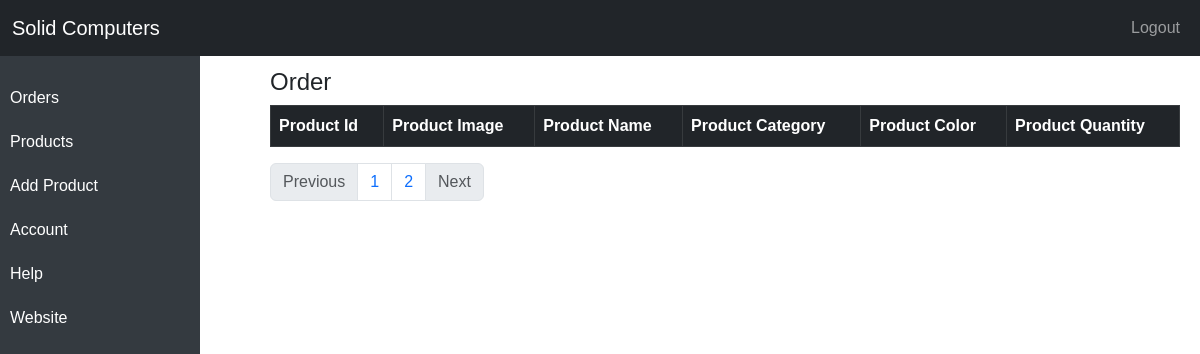
Page /admin/view_order.php?order_id=5 (signed in) on the earlier database version.
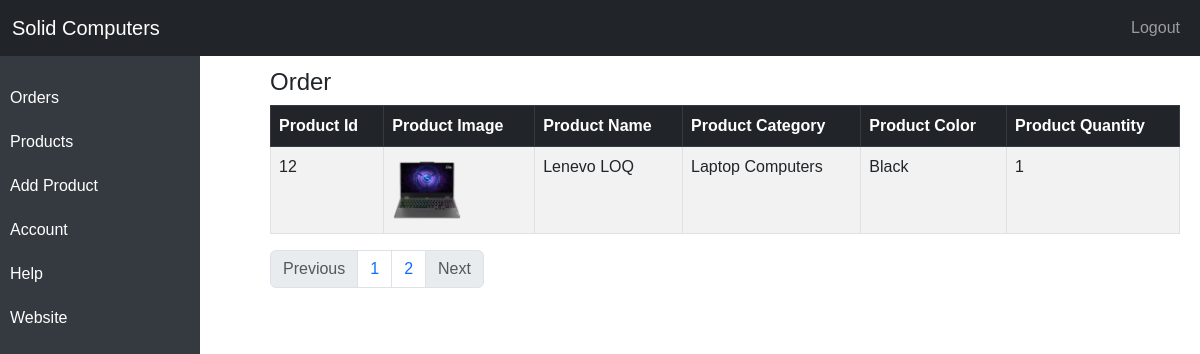
Same page on the later database version.
### tables this page shows
CREATE TABLE `order_items` (
  `item_id` int(11) NOT NULL,
  `order_id` int(11) NOT NULL,
  `product_id` int(11) NOT NULL,
  `product_quantity` int(11) NOT NULL
);

CREATE TABLE `products` (
  `product_id` int(11) NOT NULL,
  `product_name` varchar(100) NOT NULL,
  `product_category` varchar(100) NOT NULL,
  `product_description` text NOT NULL,
  `product_image` varchar(255) NOT NULL,
  `product_image2` varchar(255) NOT NULL,
  `product_image3` varchar(255) NOT NULL,
  `product_image4` varchar(255) NOT NULL,
  `product_price` decimal(10,2) DEFAULT NULL,
  `product_special_offer` double NOT NULL,
  `product_color` varchar(100) NOT NULL,
  `stock_quantity` int(11) NOT NULL
);

### admin/view_order.php (the view, shortened to what this page needs)
<?php
include('header.php');
if (isset($_GET['page_no']) && $_GET['page_no'] != "") {
    $page_no = $_GET['page_no'];
} else {
    $page_no = 1;
}
$stmt1 = $conn->prepare("SELECT COUNT(*) AS total_records FROM order_items");
$stmt1->execute();
$stmt1->bind_result($total_records);
$total_records_per_page = 8;
$offset = ($page_no - 1) * $total_records_per_page;
$total_no_of_pages = ceil($total_records / $total_records_per_page);
$stmt2 = $conn->prepare("SELECT
    p.product_id,
    p.product_image,
    p.product_name,
    p.product_category,
    p.product_color,
    oi.product_quantity
FROM
    products p
JOIN
    order_items oi ON p.product_id = oi.product_id
    WHERE oi.order_id = ?
    LIMIT $offset, $total_records_per_page");
$order_id = $_GET['order_id'];
$stmt2->bind_param("i", $order_id);
$stmt2->execute();
$orders = $stmt2->get_result();
?>
<div class="main-content">
    <h4 class="mt-5">Order</h4>
    <table class="table table-bordered table-striped">
        <thead class="table-dark">
            <tr>
                <th>Product Id</th>
                <th>Product Image</th>
                <th>Product Name</th>
                <th>Product Category</th>
                <th>Product Color</th>
                <th>Product Quantity</th>
            </tr>
        </thead>
        <tbody>
            <?php foreach ($orders as $order) { ?>
                <tr>
                    <td><?php echo $order['product_id'] ?></td>
                    <td><img src="../assets/imgs/<?php echo $order['product_image']; ?>" style="width: 70px; height: 70px"></td>
                    <td><?php echo $order['product_name'] ?></td>
                    <td><?php echo $order['product_category'] ?></td>
                    <td><?php echo $order['product_color'] ?></td>
                    <td><?php echo $order['product_quantity'] ?></td>
                </tr>
            <?php } ?>
        </tbody>
    </table>
    <nav aria-label="Page navigation example">
        <ul class="pagination">
            <li class="page-item <?php if ($page_no <= 1) {
                                        echo 'disabled';
                                    } ?>">
                <a class="page-link" href="<?php if ($page_no <= 1) {
                                                echo '#';
                                            } else {
                                                echo "?page_no=" . ($page_no - 1);
                                            } ?>">Previous</a>
            </li>
            <li class="page-item"><a class="page-link" href="?page_no=1">1</a></li>
            <li class="page-item"><a class="page-link" href="?page_no=2">2</a></li>
            <li class="page-item <?php if ($page_no >= $total_no_of_pages) {
                                        echo 'disabled';
                                    } ?>">
                <a class="page-link" href="<?php if ($page_no >= $total_no_of_pages) {
                                                echo '#';
                                            } else {
                                                echo "?page_no=" . ($page_no + 1);
                                            } ?>">Next</a>
            </li>
        </ul>
    </nav>
</div>
</body>
</html>

### admin/header.php (shortened to what this page needs)
<!DOCTYPE html>
<html lang="en">
<head>
    <link href="https://cdn.jsdelivr.net/npm/bootstrap@5.3.0/dist/css/bootstrap.min.css" rel="stylesheet">
    <link rel="stylesheet" href="style.css">
</head>
<body>
    <nav class="navbar navbar-expand-lg navbar-dark bg-dark fixed-top">
        <div class="container-fluid">
            <a class="navbar-brand" href="#">Solid Computers</a>
            <ul class="navbar-nav ms-auto">
                <li class="nav-item"><a class="nav-link" href="logout.php?logout=1">Logout</a></li>
            </ul>
        </div>
    </nav>
    <div class="side-menu">
        <a href="index.php">Orders</a>
        <a href="products.php">Products</a>
        <a href="add_product.php">Add Product</a>
        <a href="account.php">Account</a>
        <a href="help.php">Help</a>
        <a href="../account.php">Website</a>
    </div>

### admin/style.css (style rules this page uses)
body { font-family: sans-serif; }
.side-menu { height: 100vh; width: 250px; position: fixed; top: 56px; left: 0; background-color: #343a40; padding-top: 20px; }
.side-menu a { color: white; padding: 10px 15px; text-decoration: none; display: block; }
.main-content { margin-left: 250px; padding: 20px; }
.side-menu { width: 200px; position: fixed; height: 100%; top: 56px; left: 0; background: #343a40; padding-top: 20px; }
.side-menu a { display: block; color: white; padding: 10px; text-decoration: none; }

Differences in the rows shown:
added order_items: product.product_id "12", product.product_image (picture), product.product_name "Lenevo LOQ", product.product_category "Laptop Computers", product.product_color "Black", product_quantity "1"
